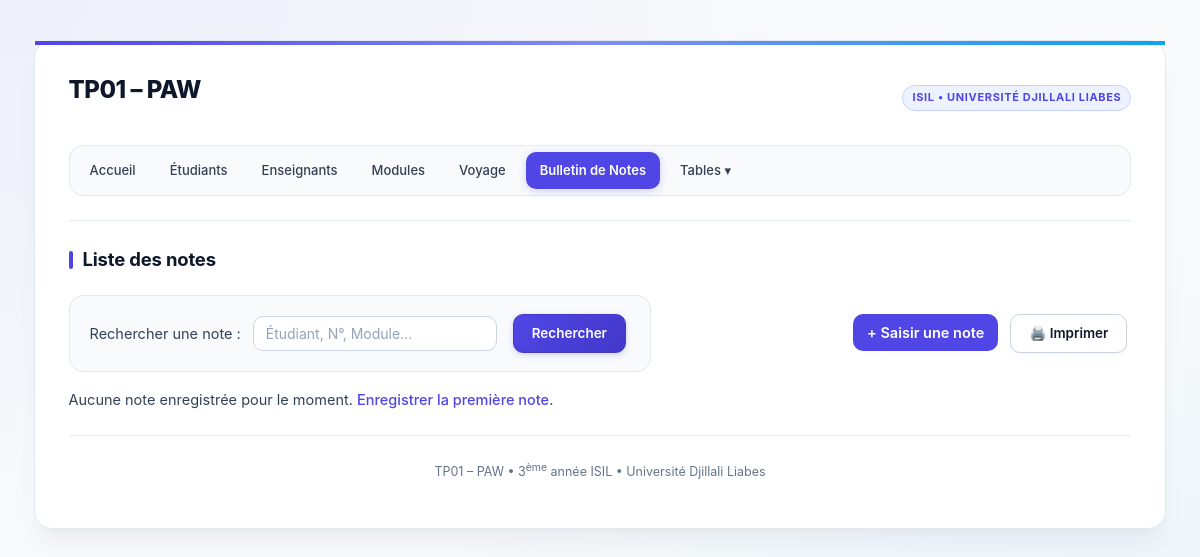
The app's page /bulletin/liste.php, older data.
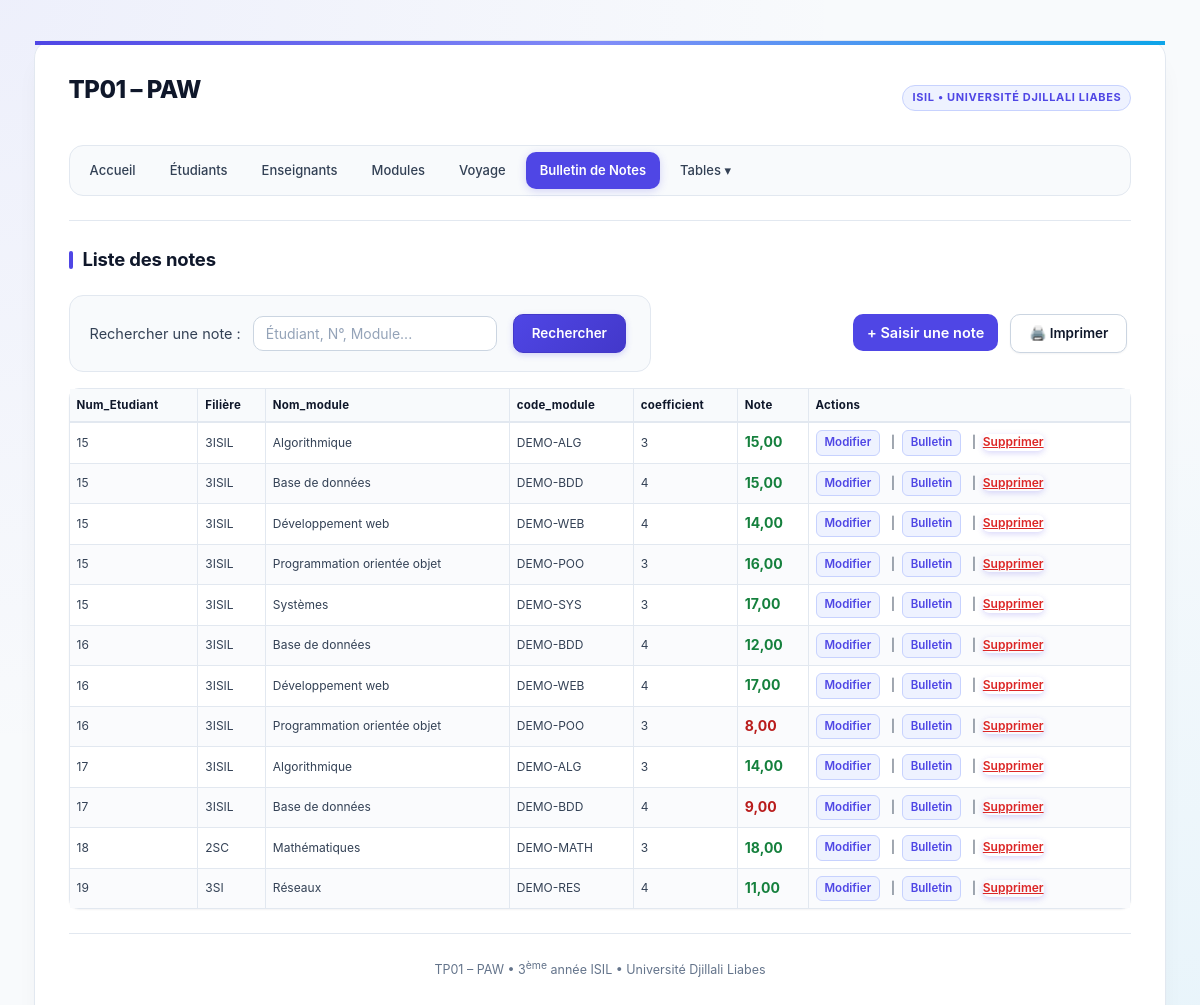
The same page, newer data.
### tables this page shows
CREATE TABLE IF NOT EXISTS note (
  id          INT AUTO_INCREMENT PRIMARY KEY,
  etudiant_id INT NOT NULL,
  module_id   INT NOT NULL,
  note        DECIMAL(4, 2) NOT NULL,
  date_saisie TIMESTAMP DEFAULT CURRENT_TIMESTAMP ON UPDATE CURRENT_TIMESTAMP,
  CONSTRAINT fk_note_etudiant
    FOREIGN KEY (etudiant_id) REFERENCES personne(id)
    ON UPDATE CASCADE ON DELETE CASCADE,
  CONSTRAINT fk_note_module
    FOREIGN KEY (module_id) REFERENCES module(id)
    ON UPDATE CASCADE ON DELETE RESTRICT,
  CONSTRAINT uk_etudiant_module UNIQUE (etudiant_id, module_id)
);

CREATE TABLE IF NOT EXISTS personne (
  id               INT AUTO_INCREMENT PRIMARY KEY,
  numero           VARCHAR(10)  NOT NULL,
  civilite         VARCHAR(15)  NOT NULL,
  nom_prenom       VARCHAR(80)  NOT NULL,
  adresse          VARCHAR(150) NOT NULL,
  code_postal      VARCHAR(10)  NOT NULL,
  localite         VARCHAR(60)  NOT NULL,
  pays             VARCHAR(40)  NOT NULL,
  plateformes      VARCHAR(100) DEFAULT '',
  applications     VARCHAR(255) DEFAULT '',
  transport        VARCHAR(20)  NOT NULL DEFAULT '',
  sport            VARCHAR(40)  NOT NULL DEFAULT '',
  activites        VARCHAR(100) NOT NULL DEFAULT '',
  modules          VARCHAR(100) NOT NULL DEFAULT '',
  groupe_sanguin   VARCHAR(10)  NOT NULL DEFAULT '',
  modele_voiture   VARCHAR(150) NOT NULL DEFAULT '',
  filiere          VARCHAR(30)  NOT NULL DEFAULT '',
  nationalite_code VARCHAR(3)   NOT NULL,
  photo            VARCHAR(100) DEFAULT NULL,
   
  CONSTRAINT fk_personne_nationalite
    FOREIGN KEY (nationalite_code) REFERENCES nationalite(code)
    ON UPDATE CASCADE ON DELETE RESTRICT
);

CREATE TABLE IF NOT EXISTS module (
  id             INT AUTO_INCREMENT PRIMARY KEY,
  code_module    VARCHAR(20)  NOT NULL,
  designation    VARCHAR(100) NOT NULL,
  coefficient    INT          NOT NULL DEFAULT 1,
  volume_horaire INT          NOT NULL DEFAULT 0,
  filiere        VARCHAR(50)  NOT NULL
);

### includes/fonctions.php (called while the page is built, shortened)
<?php
function h($texte): string
{
    return htmlspecialchars((string)$texte, ENT_QUOTES, 'UTF-8');
}

### bulletin/liste.php (the view, shortened to what this page needs)
<?php
require_once __DIR__ . '/../config/database.php';
require_once __DIR__ . '/../includes/fonctions.php';
try {
    $pdo->exec("CREATE TABLE IF NOT EXISTS note (
      id          INT AUTO_INCREMENT PRIMARY KEY,
      etudiant_id INT NOT NULL,
      module_id   INT NOT NULL,
      note        DECIMAL(4, 2) NOT NULL,
      date_saisie TIMESTAMP DEFAULT CURRENT_TIMESTAMP ON UPDATE CURRENT_TIMESTAMP,
      CONSTRAINT fk_note_etudiant
        FOREIGN KEY (etudiant_id) REFERENCES personne(id)
        ON UPDATE CASCADE ON DELETE CASCADE,
      CONSTRAINT fk_note_module
        FOREIGN KEY (module_id) REFERENCES module(id)
        ON UPDATE CASCADE ON DELETE RESTRICT,
      CONSTRAINT uk_etudiant_module UNIQUE (etudiant_id, module_id)
    ) ENGINE=InnoDB");
} catch (Exception $e) {
}
$termeRecherche = trim((string)($_GET['q'] ?? $_GET['id'] ?? ''));
$erreurRecherche = false;
$notes = [];
$sql = '
    SELECT n.id AS note_id, n.note, n.date_saisie,
           p.id AS etudiant_id, p.numero, p.civilite, p.nom_prenom, p.filiere, p.photo,
           m.id AS module_id, m.code_module, m.designation, m.coefficient
    FROM note n
    JOIN personne p ON p.id = n.etudiant_id
    JOIN module m ON m.id = n.module_id
';
$params = [];
$sql .= ' ORDER BY p.nom_prenom ASC, m.designation ASC';
try {
    $stmt = $pdo->prepare($sql);
    $stmt->execute($params);
    $notes = $stmt->fetchAll();
} catch (PDOException $e) {
    $erreurRecherche = true;
}
require __DIR__ . '/../includes/header.php';
?>
<div style="display: flex; justify-content: space-between; align-items: center; flex-wrap: wrap; gap: 10px; margin-bottom: 16px;">
    <form method="get" action="liste.php" class="form-recherche" style="margin: 0;">
        <label for="search-input">Rechercher une note :</label>
        <input type="text" name="q" id="search-input" placeholder="Étudiant, N°, Module..." value="<?= h($termeRecherche) ?>">
        <button type="submit">Rechercher</button>
    </form>
    <div>
        <a href="bulletin.php" class="btn-link" style="display: inline-block; padding: 7px 14px; background: var(--primary); color: white; border-radius: var(--radius-md); font-weight: 600; text-decoration: none;">+ Saisir une note</a>
        <button type="button" onclick="window.print()" style="margin-left: 8px;">🖨️ Imprimer</button>
    </div>
</div>
<?php if ($erreurRecherche): ?>
    <p class="erreur">Une erreur est survenue lors du chargement des notes.</p>
<?php elseif (!$notes && $termeRecherche !== ''): ?>
    <p>Aucune note trouvée pour « <?= h($termeRecherche) ?> ».</p>
<?php elseif (!$notes): ?>
    <p>Aucune note enregistrée pour le moment. <a href="bulletin.php">Enregistrer la première note</a>.</p>
<?php else: ?>
    <table class="liste">
        <thead>
            <tr>
                <th>Num_Etudiant</th>
                <th>Filière</th>
                <th>Nom_module</th>
                <th>code_module</th>
                <th>coefficient</th>
                <th>Note</th>
                <th>Actions</th>
            </tr>
        </thead>
        <tbody>
            <?php foreach ($notes as $n):
                $noteVal = (float)$n['note'];
            ?>
                <tr>
                    <td><?= h($n['numero']) ?></td>
                    <td><?= h($n['filiere'] ?: '—') ?></td>
                    <td><?= h($n['designation']) ?></td>
                    <td><?= h($n['code_module']) ?></td>
                    <td><?= h($n['coefficient']) ?></td>
                    <td>
                        <strong style="color: <?= $noteVal >= 10 ? '#15803d' : '#b91c1c' ?>; font-size: 14px;">
                            <?= number_format($noteVal, 2, ',', ' ') ?>
                        </strong>
                    </td>
                    <td>
                        <a href="bulletin.php?id=<?= h($n['etudiant_id']) ?>&module_id=<?= h($n['module_id']) ?>&note_id=<?= h($n['note_id']) ?>">Modifier</a>
                        &nbsp;|&nbsp;
                        <a href="afficher_bulletin.php?numero=<?= h(urlencode((string)$n['numero'])) ?>">Bulletin</a>
                        &nbsp;|&nbsp;
                        <form method="post" action="supprimer.php" style="display: inline;" onsubmit="return confirm('Supprimer définitivement la note de <?= h($n['nom_prenom']) ?> en <?= h($n['designation']) ?> ?');">
                            <button type="submit" style="background: none; border: none; color: #dc2626; padding: 0; cursor: pointer; text-decoration: underline; font-size: inherit;">Supprimer</button>
                        </form>
                    </td>
                </tr>
            <?php endforeach; ?>
        </tbody>
    </table>
<?php endif; ?>
<?php require __DIR__ . '/../includes/footer.php'; ?>

Row changes from the older to the newer data that the page shows:
added note: etudiant.numero "15", etudiant.filiere "3ISIL", module.designation "Algorithmique", module.code_module "DEMO-ALG", module.coefficient "3", note "15,00"
added note: etudiant.numero "15", etudiant.filiere "3ISIL", module.designation "Base de données", module.code_module "DEMO-BDD", module.coefficient "4", note "15,00"
added note: etudiant.numero "15", etudiant.filiere "3ISIL", module.designation "Développement web", module.code_module "DEMO-WEB", module.coefficient "4", note "14,00"
added note: etudiant.numero "15", etudiant.filiere "3ISIL", module.designation "Programmation orientée objet", module.code_module "DEMO-POO", module.coefficient "3", note "16,00"
added note: etudiant.numero "15", etudiant.filiere "3ISIL", module.designation "Systèmes", module.code_module "DEMO-SYS", module.coefficient "3", note "17,00"
added note: etudiant.numero "16", etudiant.filiere "3ISIL", module.designation "Base de données", module.code_module "DEMO-BDD", module.coefficient "4", note "12,00"
added note: etudiant.numero "16", etudiant.filiere "3ISIL", module.designation "Développement web", module.code_module "DEMO-WEB", module.coefficient "4", note "17,00"
added note: etudiant.numero "16", etudiant.filiere "3ISIL", module.designation "Programmation orientée objet", module.code_module "DEMO-POO", module.coefficient "3", note "8,00"
added note: etudiant.numero "17", etudiant.filiere "3ISIL", module.designation "Algorithmique", module.code_module "DEMO-ALG", module.coefficient "3", note "14,00"
added note: etudiant.numero "17", etudiant.filiere "3ISIL", module.designation "Base de données", module.code_module "DEMO-BDD", module.coefficient "4", note "9,00"
added note: etudiant.numero "18", etudiant.filiere "2SC", module.designation "Mathématiques", module.code_module "DEMO-MATH", module.coefficient "3", note "18,00"
added note: etudiant.numero "19", etudiant.filiere "3SI", module.designation "Réseaux", module.code_module "DEMO-RES", module.coefficient "4", note "11,00"
Text that changed along with them:
text no longer shown: "Aucune note enregistrée pour le moment. Enregistrer la première note ."
text now shown: "Num_Etudiant Filière Nom_module code_module coefficient Note Actions"
